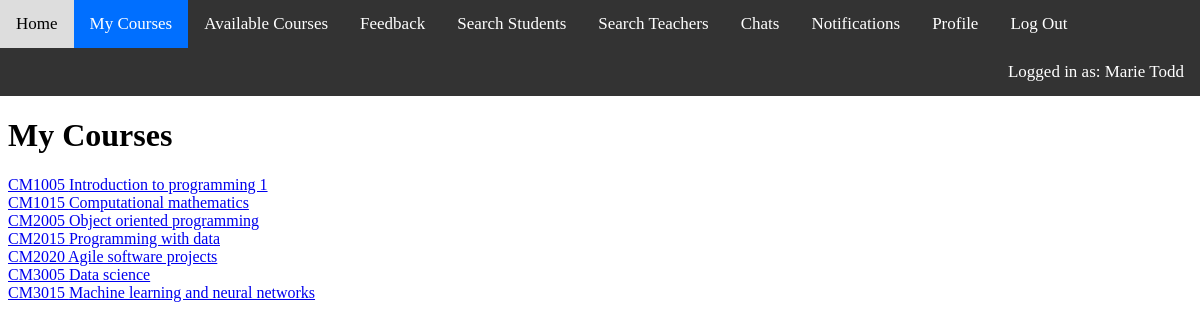
The page /my_courses (signed in) on the database its author committed.
### elearning_app/models.py (models this page shows)
class AppUser(models.Model):
    user = models.OneToOneField(User, null=False, blank=False, on_delete=models.CASCADE)
    type = models.CharField(null=False, blank=False, max_length=256, choices=[('student', 'Student'), ('teacher', 'Teacher')])
    first_name = models.CharField(null=False, blank=False, max_length=256)
    last_name = models.CharField(null=False, blank=False, max_length=256)
    email = models.EmailField(null=False, blank=False, max_length=256)
    photo = models.FileField(null=False, blank=False, upload_to='user_photos/')

class Course(models.Model):
    code = models.CharField(null=False, blank=False, max_length=256)
    name = models.CharField(null=False, blank=False, max_length=256)
    description = models.TextField(null=False, blank=False)
    teacher = models.ForeignKey(AppUser, null=False, blank=False, on_delete=models.CASCADE)
    students = models.ManyToManyField(AppUser, blank=True, related_name='students')

### elearning_app/views.py (the view)
# urls.py: path('my_courses', views.my_courses, name='my_courses'),
def my_courses(request):
    if request.user.is_anonymous:
        messages.warning(request, 'Please log in.')
        return redirect('/login')
    elif request.user.is_staff:
        messages.warning(request, 'Cannot access website with admin account.')
        return redirect('/login')
    else:
        user_details = AppUser.objects.get(user=request.user)
        if user_details.type == 'student':
            courses = Course.objects.filter(students=user_details)
        else:
            courses = Course.objects.filter(teacher=user_details)
        return render(request, 'my_courses.html', {'courses': courses, 'user_details': user_details})

### elearning_app/templates/my_courses.html (shortened to what this page needs)
{% extends "./base.html" %}
{% block content %}
    <h1>My Courses</h1>
    {% if courses|length == 0 %}
        You have no courses.<br>
    {% else %}
        {% for course in courses %}
            <a href="/my_courses/{{ course.code }}">{{ course.code }} {{ course.name }}</a><br>
        {% endfor %}
    {% endif %}
    <br><br><br><br><br>
{% endblock %}

### elearning_app/templates/navbar.html
<div class="navbar">
    <a href="/" {% if request.path == "/" %}class="active"{% endif %}>Home</a>
    <a href="/my_courses" {% if "my_courses" in request.path %}class="active"{% endif %}>My Courses</a>
    {% if user_details.type == 'student' %}
        <a href="/available_courses" {% if "available_courses" in request.path %}class="active"{% endif %}>Available Courses</a>
        <a href="/feedback" {% if "feedback" in request.path %}class="active"{% endif %}>Feedback</a>
    {% endif %}
    <a href="/search_students" {% if "search_students" in request.path %}class="active"{% endif %}>Search Students</a>
    <a href="/search_teachers" {% if "search_teachers" in request.path %}class="active"{% endif %}>Search Teachers</a>
    <a href="/chats" {% if "chats" in request.path %}class="active"{% endif %}>Chats</a>
    <a href="/notifications" {% if "notifications" in request.path %}class="active"{% endif %}>Notifications</a>
    <a href="/profile" {% if "profile" in request.path %}class="active"{% endif %}>Profile</a>
    <a href="/logout">Log Out</a>
    <div>Logged in as: {{ user_details.first_name }} {{ user_details.last_name }}</div>
</div>

### elearning_app/static/css/style.css (style rules this page uses)
body { margin: 0px; }
.navbar { overflow: hidden; background-color: #333; }
.navbar a, .navbar div { color: white; padding: 14px 16px; font-size: 17px; }
.navbar a { float: left; text-decoration: none; }
.navbar div { float: right; }
.navbar a.active { background-color: #006FFF; color: white; }

### rows shown on the page
AppUser: first_name "Marie", last_name "Todd"
Course: code "CM1005", name "Introduction to programming 1"
Course: code "CM1015", name "Computational mathematics"
Course: code "CM2005", name "Object oriented programming"
Course: code "CM2015", name "Programming with data"
Course: code "CM2020", name "Agile software projects"
Course: code "CM3005", name "Data science"
Course: code "CM3015", name "Machine learning and neural networks"
